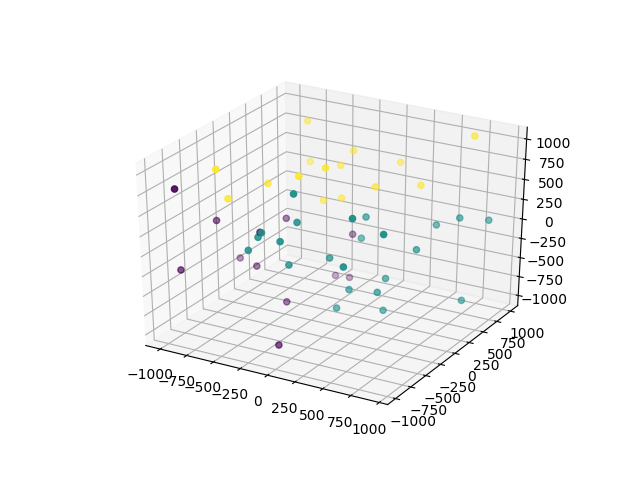

Write the Python code that produced this figure.
import pandas as pd
import matplotlib.pyplot as mpl
from mpl_toolkits.mplot3d import Axes3D


a=pd.read_csv('kmeans.csv')

fig=mpl.figure()
ax = fig.add_subplot(111, projection='3d')
mpl.interactive(False)

ax.scatter(xs=a[['X']], ys=a[['Y']], zs=a[['Z']], c=a[['cluster']])
fig.savefig('plot.png')
